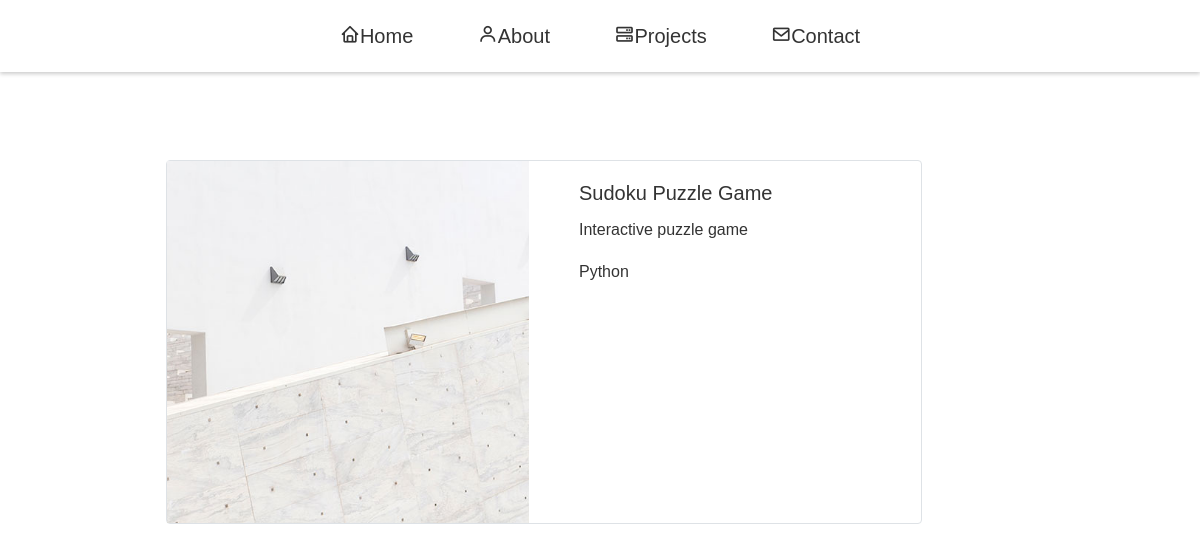
The app's page /projects/15 with its own data.
### main/models.py (models this page shows)
class Project(models.Model):
    name = models.CharField(max_length=100)
    description = models.TextField()
    language = models.TextField(default="Python")
    image = models.ImageField()

### main/views.py (the view)
# urls.py: path("projects/<int:id>", views.details, name="details"),
def details(request, id):
    myProject = Project.objects.get(id=id)
    template = loader.get_template("main/details.html")
    context = {
        "myProject": myProject,
    }
    return HttpResponse(template.render(context, request))

### main/templates/main/details.html (shortened to what this page needs)
{% load static %}
<!DOCTYPE html>
<html>
<head>
    <link rel="stylesheet" href="https://stackpath.bootstrapcdn.com/bootstrap/4.3.1/css/bootstrap.min.css">
    <link href="https://cdn.jsdelivr.net/npm/bootstrap-icons@1.7.1/font/bootstrap-icons.css" rel="stylesheet">
    <link href="{% static '/css/main.css' %}" rel="stylesheet">
    <link href="{% static 'vendor/boxicons/css/boxicons.min.css' %}" rel="stylesheet">
</head>
<body>
    <div class="navbar justify-content-center">
        <div class="navbar-links">
            <a href="/#master" class="scrollto"><i class="bx bx-home"></i>Home</a>
            <a href="/#about" class="scrollto"><i class="bx bx-user"></i>About</a>
            <a href="/#projects" class="scrollto"><i class="bx bx-server"></i>Projects</a>
            <a href="/#contact" class="scrollto"><i class="bx bx-envelope"></i>Contact</a>
        </div>
    </div>
    <section id="about" class="about-section">
        <div class="d-flex justify-content-center">
            <div class="card my-5  border" style="max-width: 1080px;">
                <div class="row">
                    <div class="col-md-6">
                        <img src="{% static 'images/' %}{{ myProject.image }}" class="img-fluid rounded-start" alt="">
                    </div>
                    <div class="col-md-6">
                        <div class="card-body">
                            <h5 class="card-title">{{ myProject.name }}</h5>
                            <p class="card-text">{{ myProject.description }}</p>
                            <p class="card-info">{{ myProject.language }}</p>
                        </div>
                    </div>
                </div>
            </div>
        </div>
    </section>
</body>
</html>

### static/css/main.css (style rules this page uses)
body { font-family: 'Rubik', sans-serif; font-weight: 500; color: #333; line-height: 1.6; margin: 0; padding: 0; overflow-x: hidden; }
.navbar { background-color: #fff; position: fixed; top: 0; width: 100%; display: flex; padding: 20px 0; z-index: 1; box-shadow: 0 2px 4px 0 rgba(0, 0, 0, 0.2); }
.navbar-links a { text-decoration: none; color: #333; font-size: 20px; margin: 30px; transition: color 0.3s ease; }
h1, h2, h3, h4, h5, h6 { opacity: 0; animation: fadeIn 1s ease forwards; }
.about-section { padding: 7rem; display: flex; justify-content: center; }
@media (min-width: 768px) { .about-section { padding: 7rem; padding-left: 0; width: 100%; } }
.card { transition: transform 0.3s; }
.card-text { max-height: 3em; overflow: hidden; text-overflow: ellipsis; white-space: nowrap; }
p { opacity: 0; animation: fadeIn 1s ease forwards; }

### records on screen
Project: image (picture), name "Sudoku Puzzle Game", description "Interactive puzzle game", language "Python"
